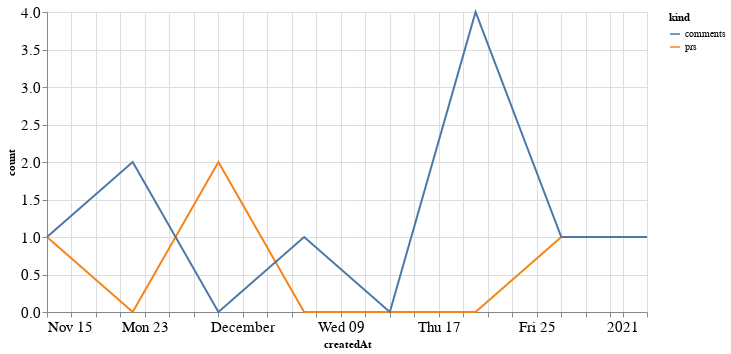

Notebook code for this chart:
### Code cell
alt.Chart(total_time, width=600).mark_line().encode(
    x='createdAt',
    y='count',
    color='kind'
)

### Figure 1 — Vega-Lite specification as saved in the notebook (floating-point values rounded to 4 significant figures)
{"config": {"axisLeft": {"labelFontSize": 15}, "axisBottom": {"labelFontSize": 15}}, "data": {"name": "data-acd0587b01b04dbe73d921f63e5293a9"}, "mark": "line", "encoding": {"color": {"type": "nominal", "field": "kind"}, "x": {"type": "temporal", "field": "createdAt"}, "y": {"type": "quantitative", "field": "count"}}, "width": 600, "$schema": "https://vega.github.io/schema/vega-lite/v4.8.1.json", "datasets": {"data-acd0587b01b04dbe73d921f63e5293a9": [{"createdAt": "2020-11-15T00:00:00", "kind": "prs", "count": 1}, {"createdAt": "2020-11-22T00:00:00", "kind": "prs", "count": 0}, {"createdAt": "2020-11-29T00:00:00", "kind": "prs", "count": 2}, {"createdAt": "2020-12-06T00:00:00", "kind": "prs", "count": 0}, {"createdAt": "2020-12-13T00:00:00", "kind": "prs", "count": 0}, {"createdAt": "2020-12-20T00:00:00", "kind": "prs", "count": 0}, {"createdAt": "2020-12-27T00:00:00", "kind": "prs", "count": 1}, {"createdAt": "2021-01-03T00:00:00", "kind": "prs", "count": 1}, {"createdAt": "2020-11-15T00:00:00", "kind": "comments", "count": 1}, {"createdAt": "2020-11-22T00:00:00", "kind": "comments", "count": 2}, {"createdAt": "2020-11-29T00:00:00", "kind": "comments", "count": 0}, {"createdAt": "2020-12-06T00:00:00", "kind": "comments", "count": 1}, {"createdAt": "2020-12-13T00:00:00", "kind": "comments", "count": 0}, {"createdAt": "2020-12-20T00:00:00", "kind": "comments", "count": 4}, {"createdAt": "2020-12-27T00:00:00", "kind": "comments", "count": 1}, {"createdAt": "2021-01-03T00:00:00", "kind": "comments", "count": 1}]}}
